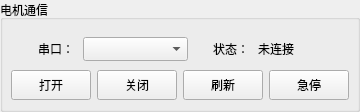
         <widget class="QGroupBox" name="groupBox_log_2">
          <property name="sizePolicy">
           <sizepolicy hsizetype="Expanding" vsizetype="Fixed">
            <horstretch>0</horstretch>
            <verstretch>0</verstretch>
           </sizepolicy>
          </property>
          <property name="minimumSize">
           <size>
            <width>0</width>
            <height>112</height>
           </size>
          </property>
          <property name="maximumSize">
           <size>
            <width>16777215</width>
            <height>128</height>
           </size>
          </property>
          <property name="title">
           <string>电机通信</string>
          </property>
          <layout class="QVBoxLayout" name="verticalLayout_log_2">
           <property name="spacing">
            <number>8</number>
           </property>
           <property name="leftMargin">
            <number>8</number>
           </property>
           <property name="topMargin">
            <number>16</number>
           </property>
           <property name="rightMargin">
            <number>8</number>
           </property>
           <property name="bottomMargin">
            <number>8</number>
           </property>
           <item>
            <layout class="QHBoxLayout" name="horizontalLayout_motorPort">
             <property name="spacing">
              <number>8</number>
             </property>
             <item>
              <widget class="QLabel" name="LB_chuankou_chuankou">
               <property name="minimumSize">
                <size>
                 <width>62</width>
                 <height>24</height>
                </size>
               </property>
               <property name="maximumSize">
                <size>
                 <width>62</width>
                 <height>24</height>
                </size>
               </property>
               <property name="text">
                <string>串口：</string>
               </property>
               <property name="alignment">
                <set>Qt::AlignRight|Qt::AlignTrailing|Qt::AlignVCenter</set>
               </property>
              </widget>
             </item>
             <item>
              <widget class="QComboBox" name="CB_chuankou_xialakuang">
               <property name="minimumSize">
                <size>
                 <width>105</width>
                 <height>24</height>
                </size>
               </property>
               <property name="maximumSize">
                <size>
                 <width>105</width>
                 <height>28</height>
                </size>
               </property>
              </widget>
             </item>
             <item>
              <widget class="QLabel" name="labelMotorStatusTitle">
               <property name="minimumSize">
                <size>
                 <width>52</width>
                 <height>24</height>
                </size>
               </property>
               <property name="maximumSize">
                <size>
                 <width>52</width>
                 <height>24</height>
                </size>
               </property>
               <property name="text">
                <string>状态：</string>
               </property>
               <property name="alignment">
                <set>Qt::AlignRight|Qt::AlignTrailing|Qt::AlignVCenter</set>
               </property>
              </widget>
             </item>
             <item>
              <widget class="QLabel" name="LB_chuankou_lianjiezhuangtai">
               <property name="minimumSize">
                <size>
                 <width>74</width>
                 <height>24</height>
                </size>
               </property>
               <property name="maximumSize">
                <size>
                 <width>90</width>
                 <height>24</height>
                </size>
               </property>
               <property name="text">
                <string>未连接</string>
               </property>
               <property name="alignment">
                <set>Qt::AlignLeading|Qt::AlignLeft|Qt::AlignVCenter</set>
               </property>
              </widget>
             </item>
            </layout>
           </item>
           <item>
            <layout class="QHBoxLayout" name="horizontalLayout_motorActions">
             <property name="spacing">
              <number>6</number>
             </property>
             <item>
              <widget class="QPushButton" name="BT_chuankou_dakai">
               <property name="minimumSize">
                <size>
                 <width>0</width>
                 <height>26</height>
                </size>
               </property>
               <property name="maximumSize">
                <size>
                 <width>16777215</width>
                 <height>30</height>
                </size>
               </property>
               <property name="text">
                <string>打开</string>
               </property>
              </widget>
             </item>
             <item>
              <widget class="QPushButton" name="BT_chuankou_guanbi">
               <property name="minimumSize">
                <size>
                 <width>0</width>
                 <height>26</height>
                </size>
               </property>
               <property name="maximumSize">
                <size>
                 <width>16777215</width>
                 <height>30</height>
                </size>
               </property>
               <property name="text">
                <string>关闭</string>
               </property>
              </widget>
             </item>
             <item>
              <widget class="QPushButton" name="BT_chuankou_shuaxin">
               <property name="minimumSize">
                <size>
                 <width>0</width>
                 <height>26</height>
                </size>
               </property>
               <property name="maximumSize">
                <size>
                 <width>16777215</width>
                 <height>30</height>
                </size>
               </property>
               <property name="text">
                <string>刷新</string>
               </property>
              </widget>
             </item>
             <item>
              <widget class="QPushButton" name="BT_chuankou_tongxunzhongduan">
               <property name="minimumSize">
                <size>
                 <width>0</width>
                 <height>26</height>
                </size>
               </property>
               <property name="maximumSize">
                <size>
                 <width>16777215</width>
                 <height>30</height>
                </size>
               </property>
               <property name="text">
                <string>急停</string>
               </property>
              </widget>
             </item>
            </layout>
           </item>
          </layout>
         </widget>
